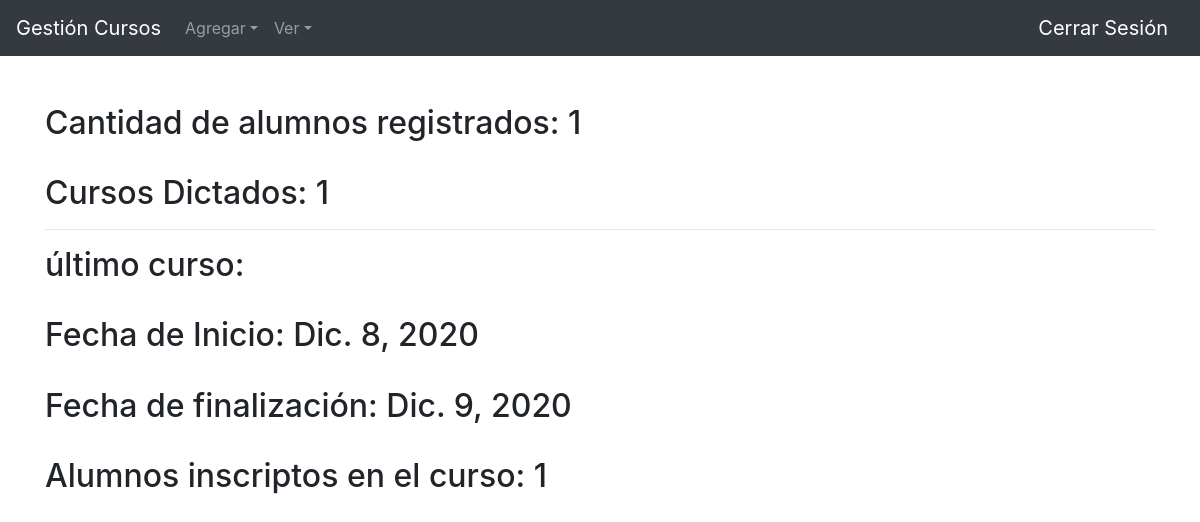
The page /gestion/ on the database as committed earlier.
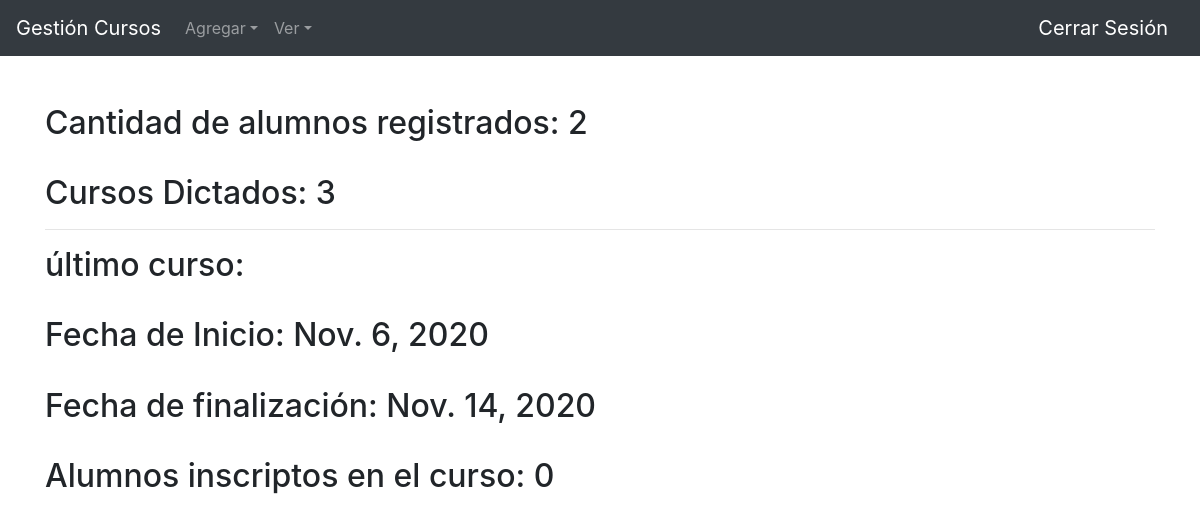
The same page on the database as committed later.
### gestion/models.py (models this page shows, shortened)
class Curso(models.Model):
    fecha_inicio = models.DateField(auto_now_add=False, auto_now=False)
    fecha_finalizacion = models.DateField(auto_now_add=False, auto_now=False)
    contenido = models.TextField(blank=True)
    descripcion = models.TextField(blank=True)

### gestion/views.py (the view)
# urls.py: path('', views.index, name='index'),
def index(request):
    if len(Alumno.objects.all()) > 0:
        data = Alumno.objects.all()
    else:
        data = None
    return render(request, 'gestion/index.html',{
        'data':data,
        'cantidad_alumnos':Alumno.objects.all().count(),
        'cantidad_cursos':Curso.objects.all().count(),
        'ultimo_curso':Curso.objects.last(),
        'alumnos_ultimo_curso':Alumno.objects.filter(curso = Curso.objects.last()).count(),
    })

### gestion/templates/gestion/index.html (shortened to what this page needs)
{% extends "gestion/new_layout.html" %}
{% block body %}
<br>
{% if data != None %}
    <h2>Cantidad de alumnos registrados: {{cantidad_alumnos}}</h2>
    <br>
    <h2>Cursos Dictados: {{cantidad_cursos}}</h2>
    <hr>
    <h2>último curso:</h2>
    <br>
    <h2>Fecha de Inicio: {{ultimo_curso.fecha_inicio}}</h2>
    <br>
    <h2>Fecha de finalización: {{ultimo_curso.fecha_finalizacion}}</h2>
    <br>
    <h2>Alumnos inscriptos en el curso: {{alumnos_ultimo_curso}}</h2>
    <br>
{% else %}
    <h2><center>No hay información sobre alumnos o cursos dictados.</center></h2>
    <br>
{% endif %}
{% endblock %}

Rows that differ between the two databases and show on the page:
no longer on this page (row unchanged): Curso: fecha_inicio "Dic. 8, 2020", fecha_finalizacion "Dic. 9, 2020"
added Curso: fecha_inicio "Nov. 6, 2020", fecha_finalizacion "Nov. 14, 2020"
Other text that changed with them:
{{ cantidad_alumnos }}: "1" → "2"
{{ cantidad_cursos }}: "1" → "3"
{{ alumnos_ultimo_curso }}: "1" → "0"
